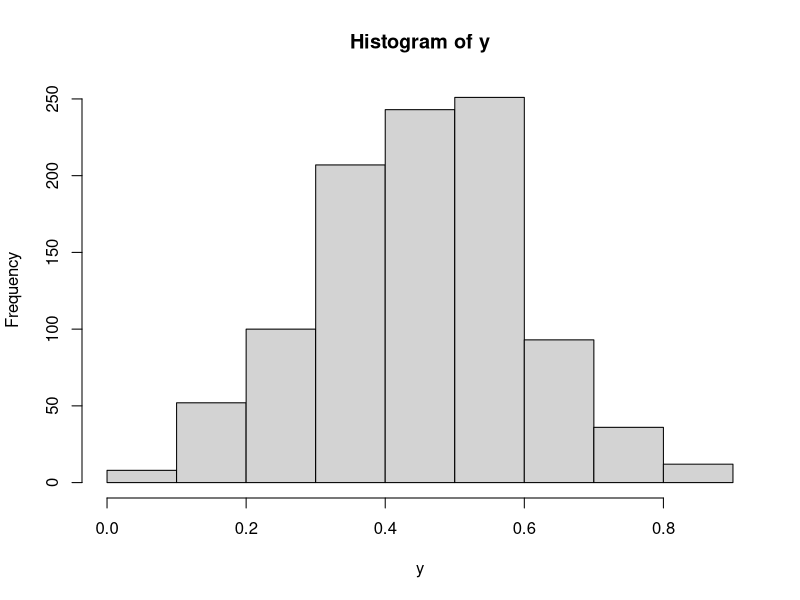
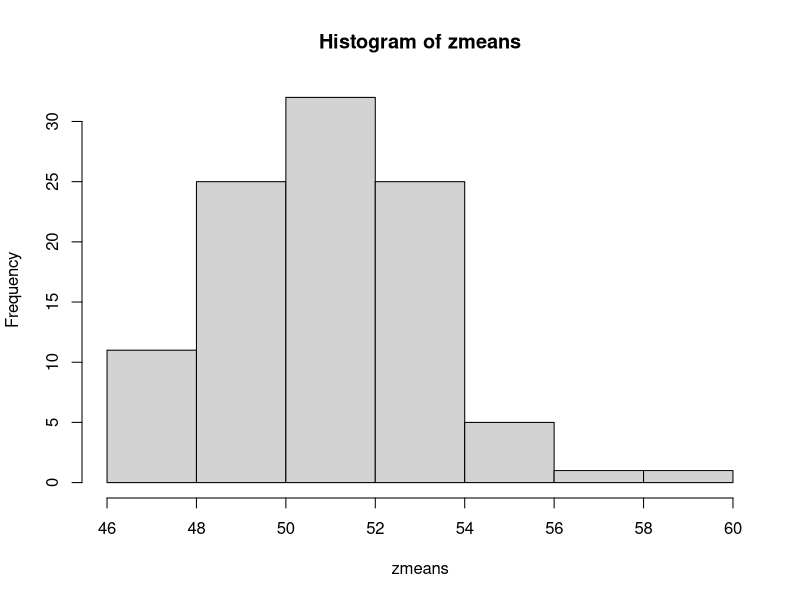

Here is the R script that generated these plots, in order:
##########################################################
# Examples of random sampling from data
# Copy and paste into the R console window to see how the
# commands work. 

# ( Note: "#" starts a comment. anything to the right of a "#" is
# not executed in R).


###################### Sample from a population marked with 1's and 0's

x=c(rep(0,5000),rep(1,5000))   #create a population with 5000 0's and 5000 1's.
sample(x,10)                   #takes a random sample of size 10 from the population.
mean(sample(x,10))             #gives the mean of a random sample of size 10
y=c(mean(sample(x,10)))        #stores the mean of a random sample of size 10
y=c(y,mean(sample(x,10)))      #adds the mean of a random sample of size 10 to the previous stored data


#the following short program will add the mean of 1000 random samples of size ten to the previous store data

for(i in 1:1000){              #this line tells the program to run 1000 times
y=c(y,mean(sample(x,10)))      #adds the mean of a random sample of size 10 to the previous stored data
}

hist(y)                        #makes a histogram of the stored means of the random samples. 



######################## sample from a simulated Normal population

z=rnorm(200,50,10)             #create population of 200 values from the Normal distribution
                               #with mean=50 and standard deviation=10
mean(z)                        #display the mean of the "population"

zsamp=sample(z,16)             #takes a sample of 16 of the values
zsamp                          #display the sample
mean(zsamp)                    #mean of the sample

zmeans=NULL                    #intialize vector to store results from repeated sampling
for(i in 1:100){               #run the sampling 100 times and save the results
zmeans=c(zmeans,mean(sample(z,16)))
}
mean(zmeans)
sd(zmeans)
x11()
hist(zmeans)

# Notice that the sd for the sample means is about 2.5 = 10/4
# This illustrates the square root rule, that increasing the sample size
# by a factor of n decreases the sd of the sample mean by a factor of sqrt(n)



####################### sample from a list based on id numbers

# create some fake data
testdata = 
data.frame(id=seq(12), 
           vals=c(83,22,87,55,60,97,81,79,100,83,94,43))
testdata

attach(testdata)

# sample 3 observations based on the id numbers

idsamp=sample(id,3)
idsamp

#corresponding values

vals[idsamp]

# display sampled data

testdata[idsamp,]



########################### enter the data into a vector

data = c(250,300,410,330,175)

data

# can use built in functions
mean(data)
sd(data)
median(data)
IQR(data)



# sample without replacement from the data vector 
# and compute the sample mean


rdat = sample(data,2)
rdat
mean(rdat)




################################### sampling id numbers versus sampling from data

idnum = c(1,2,3,4,5)

value = c(300,250,450,200,150)

sample(idnum,3)

ids = sample(idnum,3)
ids


value[1]
value[ids]   # the values for the sample of id numbers



# 0-1 data (binomial sampling model)

bindat = c(0,0,0,1,1)   # like a box with two "winning" tickets

sample(bindat,10,replace=TRUE)     # sampling with replacement

sum(sample(bindat,10,replace=TRUE))    # sum of the random sample

mean(sample(bindat,10,replace=TRUE))   # sample proportion (why?)



# sum is a Binomial random variable   B(10, 0.4)   
# theoretical mean (mu) is 10*0.4=4
# theoretical sd = sqrt(10*0.4*0.6)
